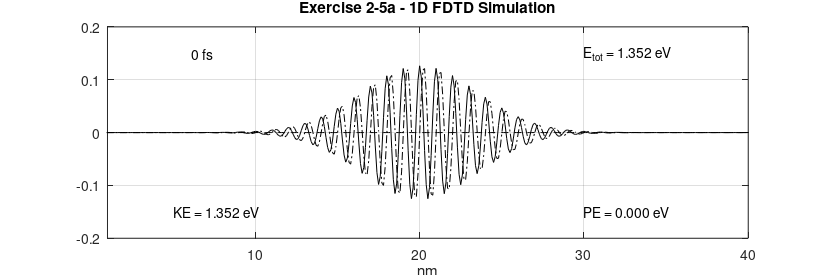
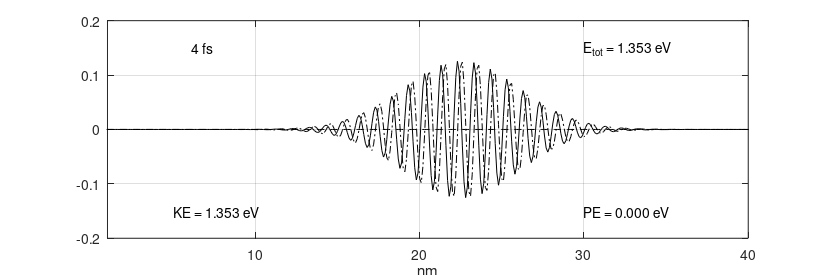
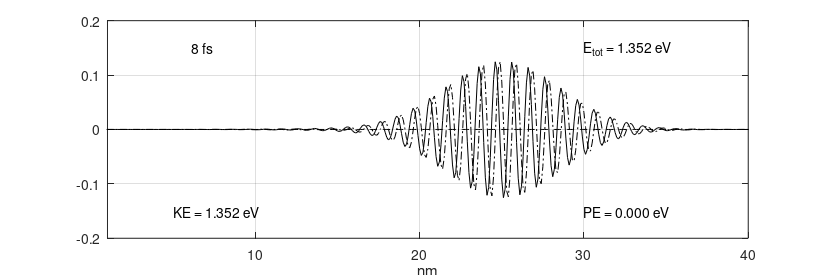

These figures' MATLAB source, in order:
##############################################################################
##
## Copyright (C) 2023, Ervin Mazlagic
##
## This file is part of the personal solutions manual for "Quantum Mechanics
## for Electrical Engineers" by Dennis M. Sullivan (ISBN 978-0-470-87409-7),
## see "github.com/ninux/qmee".
##
##############################################################################

## Chapter 1 - Exercise 2-5
## 1D FDTD simulation of psi

# cleanup environment
clear all;
close all;

% measure time for complete script to run
tic();

# general definitions and constants
h           = 6.626e-34;    # [J*s]     Plank's constant
hbar        = h/(2*pi);     # [J*s]     reduced Plank's constant
m0          = 9.1e-31;      # [kg]      free space mass of electron (rest mass)

meff_Si     = 1.08;         # [-]       effective mass factor of Si
meff_Ge     = 0.067;        # [-]       effective mass factor of Ge
meff_GaAs   = 0.55;         # [-]       effective mass factor of GaAs

meff        = meff_Si;      # [m]       effective mass
melec       = meff*m0;      # [?]       mass of an electron
ecoul       = 1.6e-19;      # [C]       charge of an electron
epsz        = 8.85e-9;      # [A*s/V/m] dielectric of free space
eV2J        = 1.6e-19;      # [-]       energy conversion factor (eV to J)
J2eV        = 1/eV2J;       # [-]       energy conversion factor (J to eV)

# simulation parameters
NN          = 400;          # [-]       number of points in the problem space
del_x       = .1e-9;        # [?]       cell size
dt          = 2e-17;        # [s]       time steps
DX          = del_x*1e9;    # [_]       cell size in nm
XX          = (DX:DX:DX*NN);# [-]       length in nm for plotting
ra          = (0.5*hbar/melec)*(dt/del_x^2);    # must be < 0.15 for stability

# check stability
if (ra < 0.15)
    # stable
elseif
    # unstable
    printf("WARNING: Simulation not stable, check parameters ...");
endif

# specification of the potential
# original code with loops
#{
V = zeros(1,NN);  # init potential vector

## potential definitions

# constant barrier band in center
for n = NN/2:NN/2+50
    V(n) = .15*eV2J;
end

# semiconductor condution band
for n = 1 : NN/2
    V(n) = .1*eV2J;
end

for n = NN/2+1 : NN
    V(n) = .2*eV2J;
end

# electric field
for n = 1 : NN
    V(n) = -(0.2/400)*(n-400)*eV2J;
end
#}
# new code with potential selection and without loops
V = zeros(1,NN);    # initialize potential vector with 0

# potential options
#{
    A = zero potential
    B = constant barrier band in center
    C = semiconductor conduction band
    D = one-sided finite wall
    E = linear electric field
#}
potentialOption = "A";

if (potentialOption == "A")
    # zero potential
elseif (potentialOption == "B")
    # constant barrier band in center
    bw = 50;                    # barrier width
    vb = 0.15*eV2J;             # barrier potential
    V(NN/2:NN/2+bw) = vb;
elseif (potentialOption == "C")
    # semicondctor conduction band
    vb1 = 0.1*eV2J;             # 1st potential
    vb2 = 0.2*eV2J;             # 2nd potential
    V(1:NN/2) = vb1;
    V(NN/2+1:NN) = vb2;
elseif (potentialOption == "D")
    # one-sided finite wall
    vb = 0.2*eV2J;              # potential
    V(NN/2:NN) = vb;
elseif (potentialOption == "E")
    # linear electric field
    vbm = (0.2/NN)*eV2J;        # max. potential
    V(1:NN) = ([NN:-1:1]')*vbm;
elseif
    printf("ERROR: invalid potential option, aborting script ...\n");
    return
endif

#initialize a sine wave in a gaussian envelope
lambda  = 10;           # pulse wavelength
sigma   = 50;           # pulse width
nc      = 200;          # starting position
prl     = zeros(1,NN);  # real part of the state variable
pim     = zeros(1,NN);  # imaginary part of the state variable
ptot    = 0.;           # total energy

# original code with loops
#{
for n=2:NN-1
    prl(n)  = exp(-1.*((n-nc)/sigma)^2)*cos(2*pi*(n-nc)/lambda);
    pim(n)  = exp(-1.*((n-nc)/sigma)^2)*sin(2*pi*(n-nc)/lambda);
    ptot    = ptot + prl(n)^2 + pim(n)^2;
end
#}
# new code without loops
prl(2:NN-1) = exp(-1.*(([2:NN-1]-nc)./sigma).^2) ...
            .* cos((2*pi).*([2:NN-1]-nc)./lambda);
pim(2:NN-1) = exp(-1.*(([2:NN-1]-nc)./sigma).^2) ...
            .* sin((2*pi).*([2:NN-1]-nc)./lambda);
ptot = sum(prl.^2) + sum(pim.^2);

pnorm = sqrt(ptot); # normalization constant

# normalize and check
ptot = 0.;

# original code with loops
#{
for n=1:NN
    prl(n)  = prl(n)/pnorm;
    pim(n)  = pim(n)/pnorm;
    ptot    = ptot + prl(n)^2 + pim(n)^2;
end
#}
# new code without loops
prl(1:NN) = prl(1:NN)./pnorm;
pim(1:NN) = pim(1:NN)./pnorm;
ptot = sum(prl(1:NN).^2) + sum(pim(1:NN).^2);

# check normalization for total energy
    norm_limit = (1e-3)*[-1, 1] + 1;
    if (ptot > norm_limit(1) && ptot < norm_limit(2))
        # normalization ok
        fprintf("INFO: Normalization for energy ok (n = %f, error = %2.3f %%).\n",
                ptot, (ptot-1)*1e2);
    else
        # normalization not ok
        fprintf("WARNING: Normalization for energy not ok (n = %f, error = %2.3f %%).\n",
                ptot, (ptot-1)*1e2);
    endif

# parameters for the FDTD simulation
T       = 0;    # absolute time in steps
n_step  = 1;    # steps per loop
count   = 0;    # number of loops
nos     = 200;  # number of timestepts between plots (equidistant)
nop     = 3;    # number of plots to be made

# perform simulation
while nop > count

    # this is the core FDTD program
    for m=1:n_step
        T = T+1;

        #{
        for n=2:NN-1
            prl(n) = prl(n) ...
                   - ra*(pim(n-1) -2*pim(n) + pim(n+1)) ...
                   + (dt/hbar)*V(n)*pim(n);
        end

        for n=2:NN-1
            pim(n) = pim(n) ...
                   + ra*(prl(n-1) -2*prl(n) + prl(n+1)) ...
                   - (dt/hbar)*V(n)*prl(n);
        end
        #}
        # new code without loops
        rng = [2:NN-1];

        prl(rng) = prl(rng) ...
                 - ra.*(pim(rng-1) - 2.*pim(rng) + pim(rng+1)) ...
                 + (dt/hbar).*V(rng).*pim(rng);

        pim(rng) = pim(rng) ...
                 + ra.*(prl(rng-1) - 2.*prl(rng) + prl(rng+1)) ...
                 - (dt/hbar).*V(rng).*prl(rng);
    end

    # calculate the expected values
    PE = 0.;    # initialize potential energy

    # original code with loops
    #{
    for n=1:NN
        psi(n) = prl(n) + i*pim(n);
        PE     = PE + psi(n)*psi(n)'*V(n);
    end
    #}
    # new code without loops
    psi(1:NN) = prl(1:NN) + i.*pim(1:NN);
    PE = sum(psi(1:NN).*conj(psi(1:NN)).*V(1:NN));

    # check normalization
    check_norm = psi*psi';
    norm_limit = (1e-3)*[-1, 1] + 1;
    if (check_norm > norm_limit(1) && check_norm < norm_limit(2))
        # normalization ok
        fprintf("INFO: Normalization for psi ok (n = %f, error = %2.3f %%).\n",
                check_norm, (check_norm-1)*1e2);
    else
        # normalization not ok
        fprintf("WARNING: Normalization for psi not ok (n = %f, error = %2.3f %%).\n",
                check_norm, (check_norm-1)*1e2);
    endif

    PE = PE*J2eV;    # potential energy

    ke = 0. + j*0.;

    # original code with loops
    #{
    for n=2:NN-1
        lap_p = psi(n+1) - 2*psi(n) + psi(n-1);
        ke = ke + lap_p*psi(n)';
    end
    #}
    # new code without loops
    rng = [2:NN-1];
    ke = sum((psi(rng+1)-2.*psi(rng)+psi(rng-1)).*conj(psi(rng)));

    KE = -J2eV*((hbar/del_x)^2/(2*melec))*real(ke);    # kinetic energy

    # plot results
    figure(count+1);
    plot(XX, prl, "k");
    hold on;
    plot(XX, pim, "-.k");
    plot(XX, J2eV*V, "--k");
    hold off;

    axis([1 DX*NN -.2 .2] );

    # insert plot annotations
    text( 5,  .15, sprintf("%7.0f fs",           T*dt*1e15)); # show time in plot
    text( 5, -.15, sprintf("KE = %5.3f eV",      KE));        # show KE in plot
    text(30, -.15, sprintf("PE = %5.3f eV",      PE));        # show PE in plot
    text(30,  .15, sprintf("E_t_o_t = %5.3f eV", KE+PE));     # show Etot in plot

    xlabel("nm");

    set(gca, "fontsize", 10);
    if (count == 0)
        title("Exercise 2-5a - 1D FDTD Simulation");
    else
        title(" ");
    endif
    grid on;

    fig = gcf();
    set(fig, "PaperUnits", "centimeters");
    x_width = 21;
    y_width = 7;
    set(fig, "PaperPosition", [0 0 x_width y_width]);
    print(fig, strcat("ex_2_5_a_", num2str(count), ".png"), "-dpng");

    count++;
    n_step = nos;
end

# show time
elapsed_time = toc();
printf("INFO: Total time for simulation is %f s\n", elapsed_time);
